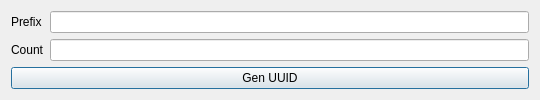
<?xml version="1.0" encoding="UTF-8"?>
<ui version="4.0">
 <class>DlgUtils</class>
 <widget class="QDialog" name="DlgUtils">
  <property name="geometry">
   <rect>
    <x>0</x>
    <y>0</y>
    <width>540</width>
    <height>93</height>
   </rect>
  </property>
  <property name="windowTitle">
   <string>Utils</string>
  </property>
  <layout class="QGridLayout" name="gridLayout">
   <item row="0" column="0">
    <widget class="QLabel" name="label">
     <property name="text">
      <string>Prefix</string>
     </property>
    </widget>
   </item>
   <item row="0" column="1">
    <widget class="QLineEdit" name="lePrefix"/>
   </item>
   <item row="1" column="0">
    <widget class="QLabel" name="label_2">
     <property name="text">
      <string>Count</string>
     </property>
    </widget>
   </item>
   <item row="1" column="1">
    <widget class="QLineEdit" name="leCount"/>
   </item>
   <item row="2" column="0" colspan="2">
    <widget class="QPushButton" name="btnGenNumbers">
     <property name="text">
      <string>Gen UUID</string>
     </property>
    </widget>
   </item>
  </layout>
 </widget>
 <resources/>
 <connections/>
</ui>
